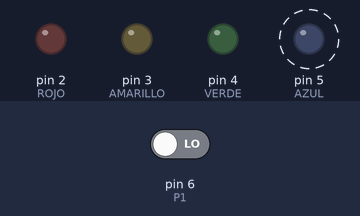
Simulated run of this sketch. Board: Arduino Uno, built with avr-gcc and run on an emulated ATmega328P. Parts: output pins drawn as LEDs (lit = HIGH). Dashed ring = blinking. The test bench sets the inputs (shaded band); at power-on: pin 6 (P1) LOW.

Above: at 0.91 s.
1.3 s: pin 6 (P1) driven HIGH
At 1.51 s:
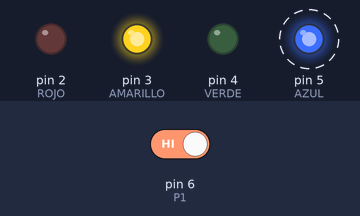
4.3 s: pin 6 (P1) driven LOW
At 4.75 s:
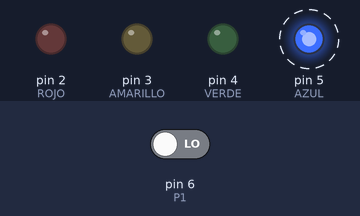
Timing chart, 0 to 13.3 s (numbered marks = the images above; inputs shaded):
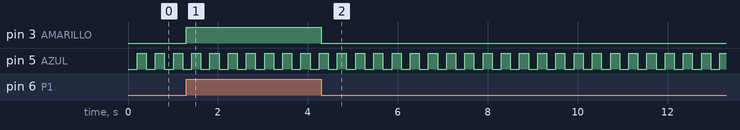

Measured:
- after the input at 1.3 s, pin 3 (AMARILLO): LOW → HIGH at once
- after the input at 4.3 s, pin 3 (AMARILLO): HIGH → LOW at once
- by itself, pin 5 (AZUL): alternates HIGH for 0.20 s and LOW for 0.20 s

The sketch:

sketch_apr03b.ino
```cpp
//BLINK1

#define ROJO 2
#define AMARILLO 3
#define VERDE 4
#define AZUL 5
#define P1 6
#define P2 7
#define TOSC 200

void initTimer2(void);

int cont=0;
bool estado=0;
bool flag=0;

void setup()
{
  pinMode(ROJO,OUTPUT);
  pinMode(AMARILLO,OUTPUT);
  pinMode(AZUL,OUTPUT);
  pinMode(VERDE,OUTPUT);
  pinMode(P1,INPUT);
  pinMode(P2,INPUT);
  initTimer2();
}

void loop()
{
  //animacion led testigo
  if(flag)
  {
    flag=0;
    estado=!estado;
    digitalWrite(AZUL,estado);
  }

  if(digitalRead(P1)==HIGH)
  {
    digitalWrite(AMARILLO,1);
  }
  else
  {
    digitalWrite(AMARILLO,0);
  }
}


//*********************************************************
//Vector interrupcion Timer2
//********************************************************
ISR(TIMER2_OVF_vect)
{
  TCNT2=5;
  cont++;
  if(cont==TOSC)
  {
    cont=0;
    flag=1;
  }
}

//*******************************************************
//Configura Timer2
//******************************************************
void initTimer2(void)
{
   SREG = 0b01111111;       //Desabilitar interrupciones
   TIMSK2 = 0b00000001;     //Habilita la interrupcion por desbordamiento
   TCCR2B = 0b00000011;     //Configura preescala para que FT2 sea de 250KHz
   SREG = 0b10000000;       //Habilitar interrupciones //Desabilitar interrupciones
   TCNT2=5;                 //255-5 =250 (el valor que queremos)
}
```
